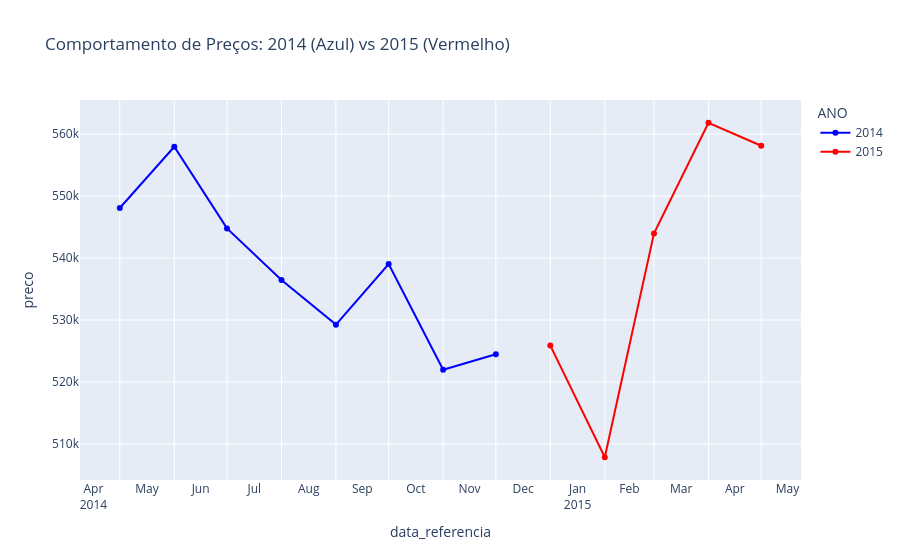

The notebook cell this image was saved under:
### Code cell
#Gráfico de linha no periodo do datset 
media_mensal_geral['data_referencia'] = pd.to_datetime(media_mensal_geral['ANO'].astype(str)+ '-' +media_mensal_geral['MES'].astype(str) + '-01')

fig = px.line(media_mensal_geral , x ='data_referencia', y = 'preco', color='ANO', color_discrete_map={2014:'blue' , 2015:'red'} 
              , title = 'Comportamento de Preços: 2014 (Azul) vs 2015 (Vermelho)', markers =True)

fig.update_xaxes(
    dtick = 'M1',
    tickformat='%b\n%Y',
    ticklabelmode="period"

)
fig.show()

### Figure 1 — Plotly figure (JSON) as saved in the notebook; plotly's stock layout.template omitted (floating-point values rounded to 4 significant figures)
{"data": [{"hovertemplate": "ANO=2014<br>data_referencia=%{x}<br>preco=%{y}<extra></extra>", "legendgroup": "2014", "line": {"color": "blue", "dash": "solid"}, "marker": {"symbol": "circle"}, "mode": "lines+markers", "name": "2014", "orientation": "v", "showlegend": true, "type": "scatter", "x": ["2014-05-01T00:00:00.000000", "2014-06-01T00:00:00.000000", "2014-07-01T00:00:00.000000", "2014-08-01T00:00:00.000000", "2014-09-01T00:00:00.000000", "2014-10-01T00:00:00.000000", "2014-11-01T00:00:00.000000", "2014-12-01T00:00:00.000000"], "xaxis": "x", "y": [548100.0, 558000.0, 544800.0, 536400.0, 529300.0, 539000.0, 522000.0, 524500.0], "yaxis": "y"}, {"hovertemplate": "ANO=2015<br>data_referencia=%{x}<br>preco=%{y}<extra></extra>", "legendgroup": "2015", "line": {"color": "red", "dash": "solid"}, "marker": {"symbol": "circle"}, "mode": "lines+markers", "name": "2015", "orientation": "v", "showlegend": true, "type": "scatter", "x": ["2015-01-01T00:00:00.000000", "2015-02-01T00:00:00.000000", "2015-03-01T00:00:00.000000", "2015-04-01T00:00:00.000000", "2015-05-01T00:00:00.000000"], "xaxis": "x", "y": [525900.0, 507900.0, 544000.0, 561800.0, 558100.0], "yaxis": "y"}], "layout": {"legend": {"title": {"text": "ANO"}, "tracegroupgap": 0}, "title": {"text": "Comportamento de Preços: 2014 (Azul) vs 2015 (Vermelho)"}, "xaxis": {"anchor": "y", "domain": [0, 1], "dtick": "M1", "tickformat": "%b\n%Y", "ticklabelmode": "period", "title": {"text": "data_referencia"}}, "yaxis": {"anchor": "x", "domain": [0, 1], "title": {"text": "preco"}}}}
